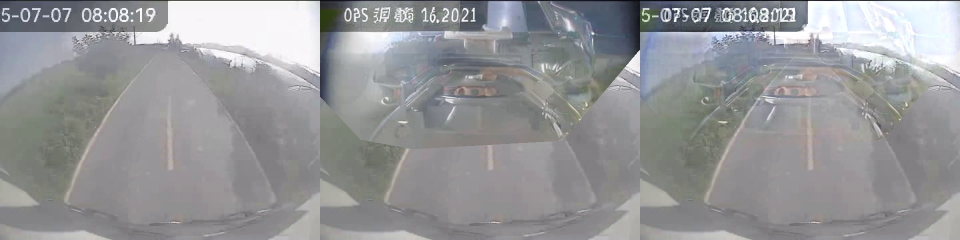
#> input picture scripts/temporal/test_residual_multiple/00_Opaque_comparison.jpg, 1920 x 480 px (shown at 1/2 size)
$ python -i data_augmentation.py   (imports and definitions only)
#> lines starting #> are read from the running program, lines starting #| are printed output that depends on the picture
#!/usr/bin/env python3
"""
数据增强模块 (Data Augmentation)

为脏污检测模型提供在线数据增强，包括：
1. 相机域随机化 (Camera Domain Randomization)
2. Photometric变换 (不改变几何，保持mask/标签一致性)

Author: Claude Code Assistant
Date: 2026-02-24
"""

import numpy as np
import cv2
from typing import Optional, Tuple
import torch


class CameraDomainRandomization:
    """
    相机域随机化

    在线数据增强，模拟不同相机/ISP的成像差异。
    仅包含photometric变换，不改变几何结构，确保mask/标签一致性。

    设计原则：
    - 中等强度，避免过度随机化导致视觉-标签不一致
    - 高概率应用，确保每个epoch都见到足够的多样性
    - 仅用于训练，不用于验证/测试
    """

    def __init__(
        self,
        # 总开关
        enable: bool = True,

        # 各类变换概率 (推荐高概率，中等强度)
        color_prob: float = 0.8,       # 颜色/曝光随机化概率
        noise_prob: float = 0.7,       # 噪声添加概率
        blur_prob: float = 0.4,        # 模糊添加概率 (较低，避免过度模糊)
        compression_prob: float = 0.5, # 压缩伪影概率
        lens_prob: float = 0.4,        # 镜头效果概率
        resolution_prob: float = 0.3, # 分辨率随机化概率 (较低，避免质量损失)

        # 随机种子 (用于可重复性)
        seed: Optional[int] = None,
    ):
        """
        初始化相机域随机化

        Args:
            enable: 是否启用增强 (用于验证/测试时关闭)
            color_prob: 颜色/曝光随机化概率
            noise_prob: 噪声添加概率
            blur_prob: 模糊添加概率
            compression_prob: 压缩伪影概率
            lens_prob: 镜头效果概率
            resolution_prob: 分辨率随机化概率
            seed: 随机种子
        """
        self.enable = enable
        self.color_prob = color_prob
        self.noise_prob = noise_prob
        self.blur_prob = blur_prob
        self.compression_prob = compression_prob
        self.lens_prob = lens_prob
        self.resolution_prob = resolution_prob

        if seed is not None:
            np.random.seed(seed)

    def _adjust_gamma(self, image: np.ndarray) -> np.ndarray:
        """Gamma校正 (模拟不同ISP的gamma曲线)"""
        # 中等强度: 0.9-1.1 (避免过度调整)
        gamma = np.random.uniform(0.9, 1.1)
        image = image.astype(np.float32) / 255.0
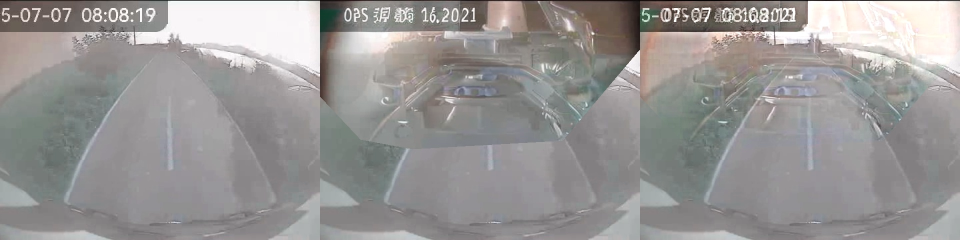
#> image: shape (480, 1920, 3) float32 (shown at 1/2 size); mean of channels 0, 1, 2 0.584, 0.588, 0.595; drawn as B, G, R
        image = np.power(image, gamma) * 255.0
        return np.clip(image, 0, 255).astype(np.uint8)

    def _adjust_color_temperature(self, image: np.ndarray) -> np.ndarray:
        """色温偏移 (模拟白平衡差异)"""
        # 中等强度: ±0.03
        temp_shift = np.random.uniform(-0.03, 0.03)
        image = image.astype(np.float32) / 255.0

        if temp_shift > 0:
            # 暖色调
            image[:, :, 0] = np.clip(image[:, :, 0] + temp_shift * 0.2, 0, 1)  # R
            image[:, :, 1] = np.clip(image[:, :, 1] - temp_shift * 0.05, 0, 1)  # G
            image[:, :, 2] = np.clip(image[:, :, 2] + temp_shift * 0.15, 0, 1)  # B
        else:
            # 冷色调
            shift = abs(temp_shift)
            image[:, :, 0] = np.clip(image[:, :, 0] - shift * 0.15, 0, 1)  # R
            image[:, :, 1] = np.clip(image[:, :, 1] + shift * 0.05, 0, 1)  # G
            image[:, :, 2] = np.clip(image[:, :, 2] + shift * 0.2, 0, 1)  # B

        return (image * 255).astype(np.uint8)

    def _adjust_exposure(self, image: np.ndarray) -> np.ndarray:
        """曝光调整 (模拟不同曝光条件)"""
        # 中等强度: 0.85-1.15
        exposure = np.random.uniform(0.85, 1.15)
        image = image.astype(np.float32)
        image = np.clip(image * exposure, 0, 255)
        return image.astype(np.uint8)

    def randomize_color_and_exposure(self, image: np.ndarray) -> np.ndarray:
        """颜色和曝光随机化"""
        # 1. Gamma
        image = self._adjust_gamma(image)

        # 2. 色温
        image = self._adjust_color_temperature(image)

        # 3. 整体曝光
        image = self._adjust_exposure(image)

        return image

    def add_realistic_noise(self, image: np.ndarray) -> np.ndarray:
        """
        添加真实相机噪声

        模拟不同传感器和ISO条件下的噪声
        """
        image = image.astype(np.float32)

        # 1. Shot noise (泊松-高斯混合)
        # 中等强度: ISO 1.0-2.0
        iso_gain = np.random.uniform(1.0, 2.0)

        # Shot noise
        scaled = image * iso_gain / 255.0 * 10
        shot_noise = np.random.poisson(np.clip(scaled, 0, 100)) / 10.0 * 255.0 / iso_gain - image
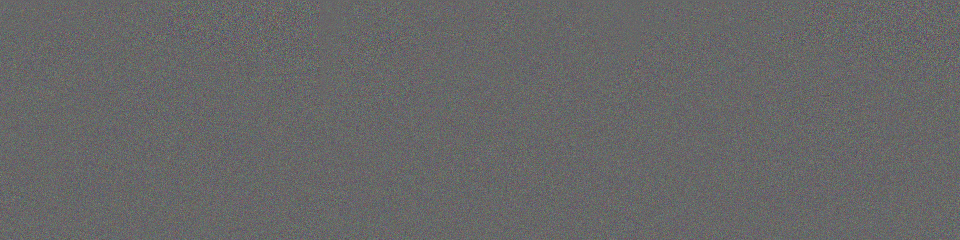
#> shot_noise: shape (480, 1920, 3) float64 (shown at 1/2 size); mean of channels 0, 1, 2 -0.1, -0.1, 0; drawn with min black and max white

        # Read noise (高斯噪声)
        read_noise = np.random.normal(0, 3.0, image.shape)  # 降低到3.0

        noise_image = image + shot_noise + read_noise
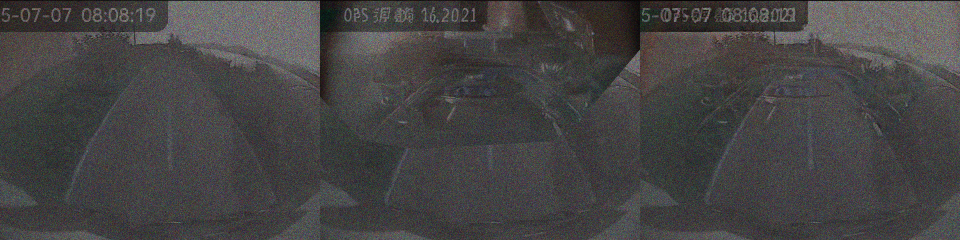
#> noise_image: shape (480, 1920, 3) float64 (shown at 1/2 size); mean of channels 0, 1, 2 146.7, 146.5, 149.7; drawn with min black and max white

        # 2. 色噪 (轻微)
        if np.random.random() < 0.4:  # 降低概率
            color_noise = np.random.normal(0, 2.0, image.shape)
            color_noise = cv2.GaussianBlur(color_noise, (3, 3), 0)
            noise_image = noise_image + color_noise * 0.3

        return np.clip(noise_image, 0, 255).astype(np.uint8)
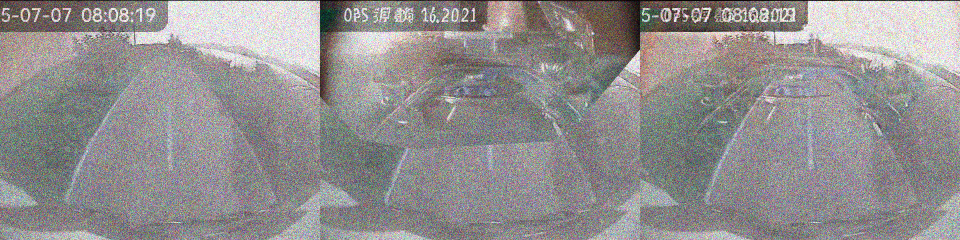
#> returned value: shape (480, 1920, 3) (shown at 1/2 size); mean of channels 0, 1, 2 144.1, 143.9, 146.7; drawn as B, G, R

    # [37 lines left out: function add_random_blur, not called in this run]

    def add_compression_artifacts(self, image: np.ndarray) -> np.ndarray:
        """
        添加压缩伪影

        模拟JPEG压缩和编码链损失
        """
        # 高质量范围: 75-95
        quality = np.random.randint(75, 95)

        encode_param = [int(cv2.IMWRITE_JPEG_QUALITY), quality]
        _, encoded = cv2.imencode('.jpg', image.astype(np.uint8), encode_param)
        decoded = cv2.imdecode(encoded, cv2.IMREAD_COLOR)

        # 色度子采样 (降低概率)
        if np.random.random() < 0.2:
            h, w = image.shape[:2]
            small = cv2.resize(decoded, (w // 2, h // 2), interpolation=cv2.INTER_AREA)
            decoded = cv2.resize(small, (w, h), interpolation=cv2.INTER_LINEAR)

        return decoded

    def add_lens_effects(self, image: np.ndarray) -> np.ndarray:
        """
        添加镜头效果

        模拟光学镜头的各种效应
        """
        image = image.astype(np.float32) / 255.0
        h, w = image.shape[:2]
#> h = 480; w = 1920

        # 1. Vignetting (暗角)
        if np.random.random() < 0.5:
            Y, X = np.ogrid[:h, :w]
#> Y = 480 values from 0 to 479
            center_x, center_y = w / 2, h / 2
#> center_x = 960; center_y = 240
            # 轻微暗角: 0.05-0.25
            vignette_strength = np.random.uniform(0.05, 0.25)

            distance = np.sqrt((X - center_x)**2 + (Y - center_y)**2)
            max_distance = np.sqrt(center_x**2 + center_y**2)
#> max_distance = 989.5

            vignette = 1 - vignette_strength * (distance / max_distance)**2
            vignette = np.clip(vignette, 0.3, 1.0)  # 最低保持30%

            image = image * vignette[..., np.newaxis]

        return np.clip(image * 255, 0, 255).astype(np.uint8)

    # [29 lines left out: function random_resolution_chain, not called in this run]

    def __call__(self, image: np.ndarray) -> np.ndarray:
        """
        对图像应用随机相机域变换

        Args:
            image: RGB图像, HxWx3, uint8, [0, 255]

        Returns:
            变换后的图像 (如果enable=False，返回原图)
        """
        if not self.enable:
            return image

        result = image.copy()

        # 1. 颜色/曝光
        if np.random.random() < self.color_prob:
            result = self.randomize_color_and_exposure(result)

        # 2. 噪声
        if np.random.random() < self.noise_prob:
            result = self.add_realistic_noise(result)

        # 3. 模糊
        if np.random.random() < self.blur_prob:
            result = self.add_random_blur(result)

        # 4. 压缩伪影
        if np.random.random() < self.compression_prob:
            result = self.add_compression_artifacts(result)

        # 5. 镜头效果
        if np.random.random() < self.lens_prob:
            result = self.add_lens_effects(result)

        # 6. 分辨率链
        if np.random.random() < self.resolution_prob:
            result = self.random_resolution_chain(result)

        return result


class Compose:
    """
    组合多个变换

    便于扩展其他类型的增强
    """
    def __init__(self, transforms):
        self.transforms = transforms

    # [4 lines left out: function __call__, not called in this run]


# 测试代码
# [35 lines not run here, left out]

>>> import cv2
>>> picture = cv2.cvtColor(cv2.imread('../scripts/temporal/test_residual_multiple/00_Opaque_comparison.jpg'), cv2.COLOR_BGR2RGB)
>>> result = CameraDomainRandomization()(picture)

$ run again, on scripts/temporal/test_residual_multiple/01_Opaque_comparison.jpg
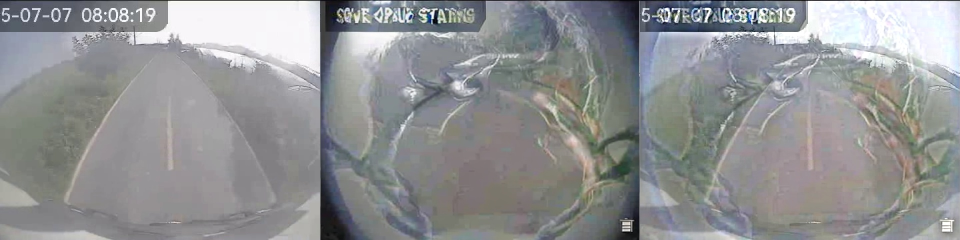
#> input picture scripts/temporal/test_residual_multiple/01_Opaque_comparison.jpg, 1920 x 480 px (shown at 1/2 size)
#> in add_realistic_noise, `noise_image = image + shot_noise + read_noise`:
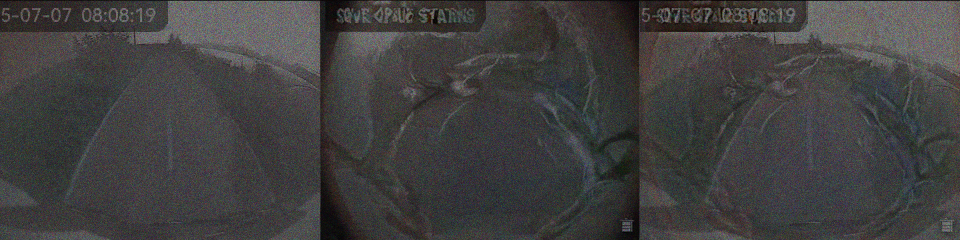
#> noise_image: shape (480, 1920, 3) float64 (shown at 1/2 size); mean of channels 0, 1, 2 141.9, 142.3, 144.6; drawn with min black and max white
#> in add_realistic_noise, `return np.clip(noise_image, 0, 255).astype(np.uint8)`:
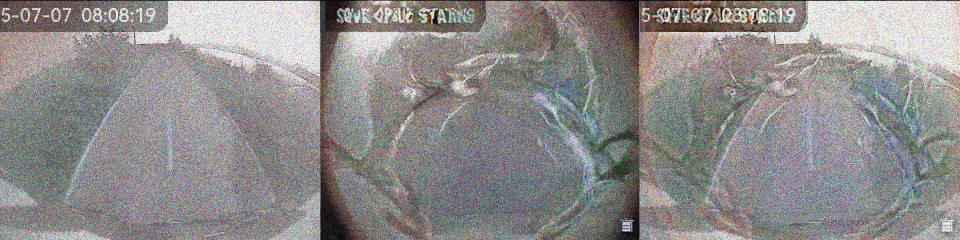
#> returned value: shape (480, 1920, 3) (shown at 1/2 size); mean of channels 0, 1, 2 139.3, 139.7, 141.7; drawn as B, G, R
